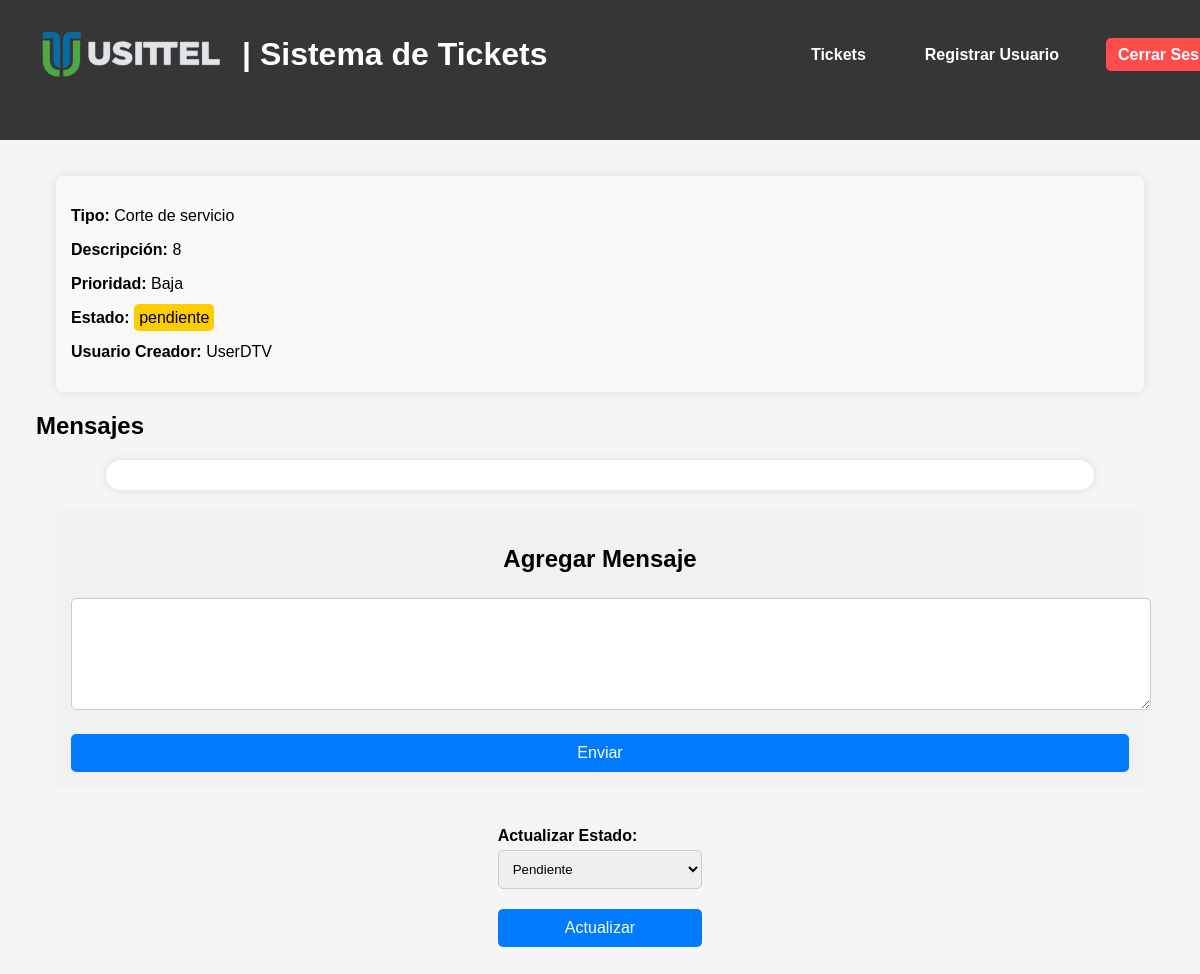
Page /ticket/65 (signed in) on the earlier database version.
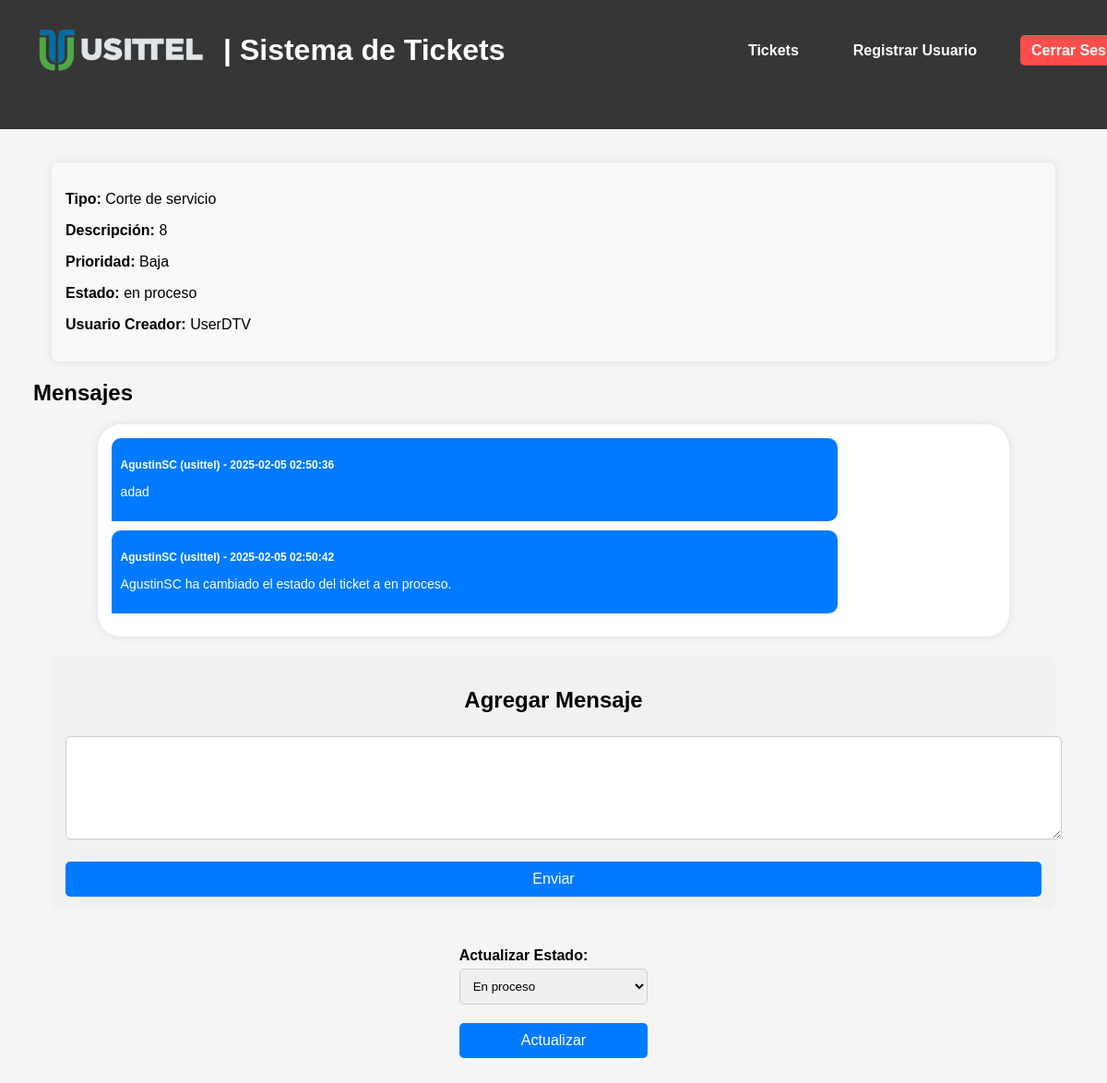
Same page on the later database version.
### tables this page shows
CREATE TABLE tickets (
    id INTEGER PRIMARY KEY AUTOINCREMENT,
    tipo TEXT NOT NULL,
    descripcion TEXT NOT NULL,
    prioridad TEXT NOT NULL,
    fecha_creacion DATETIME DEFAULT CURRENT_TIMESTAMP,
    usuario_creador TEXT NOT NULL,
    notas TEXT,
    archivo TEXT
, usuario_asignado TEXT, estado TEXT DEFAULT 'pendiente');

CREATE TABLE messages (
    id INTEGER PRIMARY KEY AUTOINCREMENT,
    ticket_id INTEGER NOT NULL,
    usuario TEXT NOT NULL,
    rol TEXT NOT NULL,
    mensaje TEXT NOT NULL,
    fecha TIMESTAMP DEFAULT CURRENT_TIMESTAMP,
    FOREIGN KEY (ticket_id) REFERENCES tickets (id)
);

### app.py (the view)
@app.route('/ticket/<int:id>', methods=['GET'])
@login_required
def view_ticket(id):
    conn = get_db_connection()
    ticket = conn.execute('SELECT * FROM tickets WHERE id = ?', (id,)).fetchone()
    messages = conn.execute('SELECT * FROM messages WHERE ticket_id = ? ORDER BY fecha ASC', (id,)).fetchall()
    conn.close()
    if not ticket:
        return "Ticket no encontrado", 404
    return render_template('view_ticket.html', ticket=ticket, messages=messages, current_user=current_user)

### app.py (called while the page is built)
def get_db_connection():
    conn = sqlite3.connect('database.db', timeout=10)  # Espera hasta 10 segundos si la base de datos está bloqueada
    conn.row_factory = sqlite3.Row
    return conn

@login_manager.user_loader
def load_user(user_id):
    conn = get_db_connection()
    user = conn.execute('SELECT * FROM users WHERE id = ?', (user_id,)).fetchone()
    conn.close()
    if user:
        return User(id=user['id'], username=user['username'], role=user['role'])
    return None

### templates/view_ticket.html (shortened to what this page needs)
<!DOCTYPE html>
<html lang="es">
<head>
    <link rel="stylesheet" href="{{ url_for('static', filename='styles.css') }}">
</head>
<body>
    {% extends "base.html" %}
{% block content %}
    <header>
        {% include 'header.html' %}
        <h1>Detalles del Ticket #{{ ticket['id'] }}</h1>
        <nav>
            <a href="/tickets" class="btn-back">Volver a la lista de tickets</a>
        </nav>
    </header>
    <div style="margin: 3%">
    <div class="ticket-details">
        <p><strong>Tipo:</strong> {{ ticket['tipo'] }}</p>
        <p><strong>Descripción:</strong> {{ ticket['descripcion'] }}</p>
        <p><strong>Prioridad:</strong> {{ ticket['prioridad'] }}</p>
        <p><strong>Estado:</strong> <span class="estado-{{ ticket['estado']|lower }}">{{ ticket['estado'] }}</span></p>
        <p><strong>Usuario Creador:</strong> {{ ticket['usuario_creador'] }}</p>
    </div>
    <h2>Mensajes</h2>
    <div class="chat-container">
        {% for message in messages %}
        <div class="message {% if message['rol'] == 'usittel' %}usittel-message{% else %}directv-message{% endif %}">
            <p class="message-user"><strong>{{ message['usuario'] }} ({{ message['rol'] }})</strong> - {{ message['fecha'] }}</p>
            <p class="message-text">{{ message['mensaje'] }}</p>
        </div>
        {% endfor %}
    </div>
    {% if ticket['estado'].lower() != 'cerrado' %}
    <div class="message-form">
        <h2>Agregar Mensaje</h2>
        <form method="POST" action="{{ url_for('add_message', ticket_id=ticket['id']) }}">
            <textarea name="mensaje" rows="6" required></textarea><br>
            <button type="submit" class="btn-action">Enviar</button>
        </form>
    </div>
    {% else %}
    <p class="closed-ticket-message"><strong>Este ticket está cerrado y no se pueden agregar mensajes.</strong></p>
    {% endif %}
    <div class="actions-container">
        {% if current_user.role == 'usittel' and ticket.estado != 'cerrado' %}
        <form action="{{ url_for('update_ticket', id=ticket.id) }}" method="POST">
            <label for="estado">Actualizar Estado:</label>
            <select name="estado" required>
                <option value="pendiente" {% if ticket.estado == 'pendiente' %}selected{% endif %}>Pendiente</option>
                <option value="en proceso" {% if ticket.estado == 'en proceso' %}selected{% endif %}>En proceso</option>
            </select>
            <button type="submit" class="btn-action">Actualizar</button>
        </form>
        {% endif %}
    </div>
</div>
{% endblock %}

Differences in the rows shown:
changed tickets "Corte de servicio": estado "pendiente" → "en proceso"; estado "Pendiente" → "En proceso"
added messages: usuario "AgustinSC", rol "usittel", fecha "2025-02-05 02:50:36", mensaje "adad"
added messages: usuario "AgustinSC", rol "usittel", fecha "2025-02-05 02:50:42", mensaje "AgustinSC ha cambiado el estado del ticket a en proceso."
